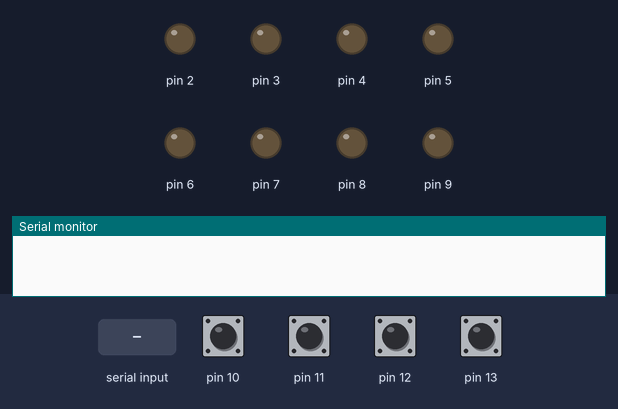
A sketch run on a simulated Arduino Uno, built with avr-gcc and run on an emulated ATmega328P. Parts: output pins drawn as LEDs (lit = HIGH), the last lines printed to the serial monitor. Inputs (shaded band) come from the test bench; at power-on: pin 10–13 HIGH.

Above: at 1.2 s.
1.3 s: "A" received over Serial
At 2.5 s:
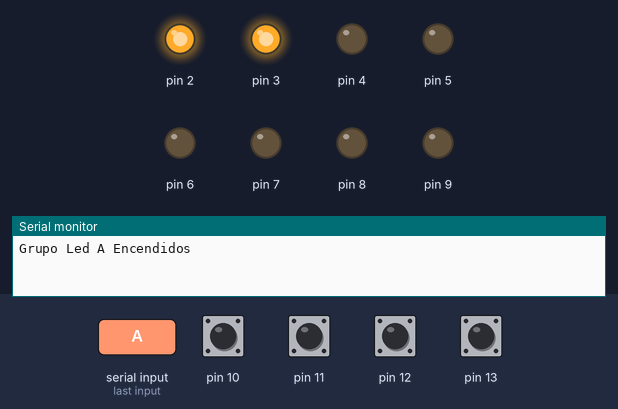
2.8 s: "B" received over Serial
At 3.9 s:
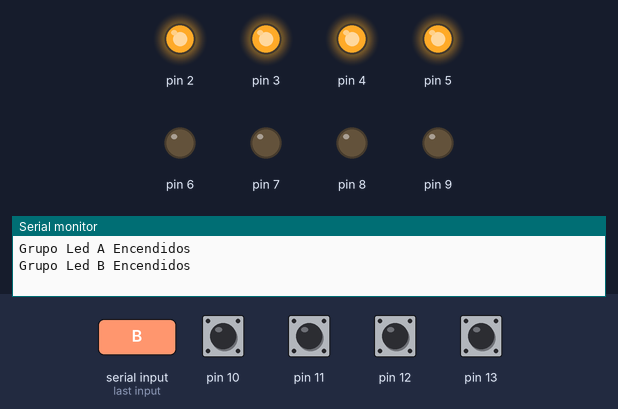
4.3 s: "C" received over Serial
At 5.0 s:
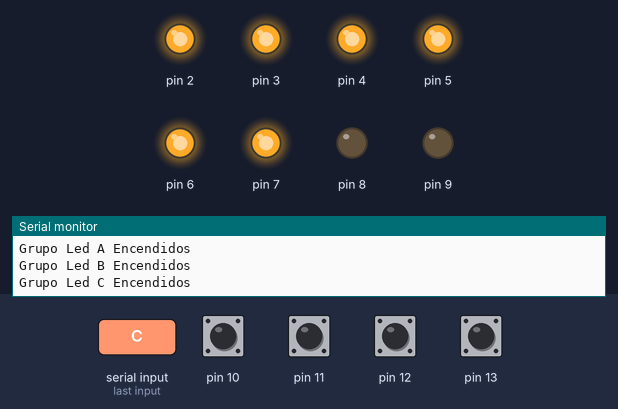
5.8 s: "D" received over Serial
At 6.2 s:
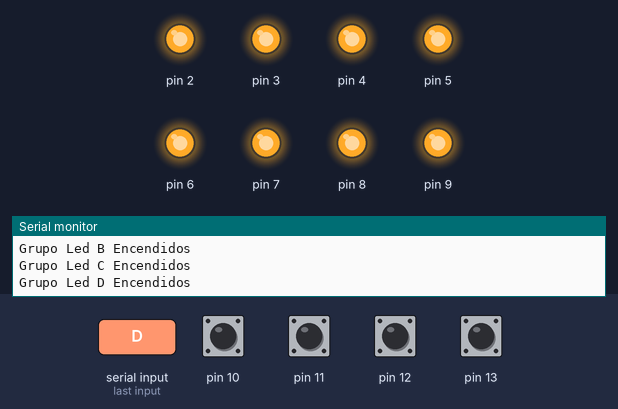
7.3 s: "E" received over Serial
At 8.5 s:
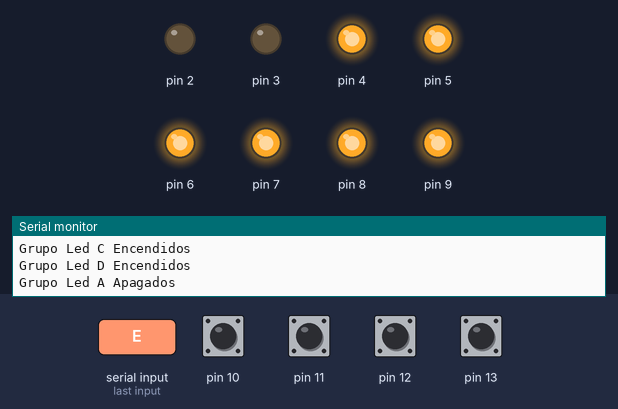
8.8 s: "F" received over Serial
At 9.6 s:
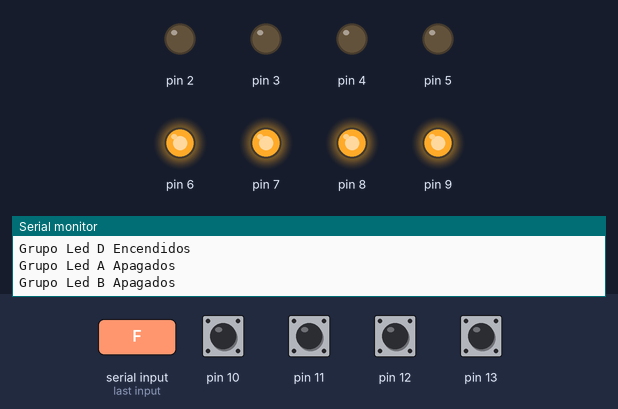
Timing chart, 0 to 11.3 s (numbered marks = the images above; inputs shaded):
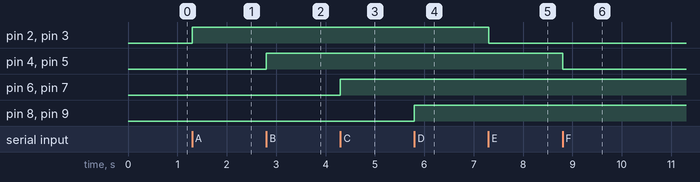

The sketch:

Lab6.ino
```cpp
void setup() {
  pinMode(2, OUTPUT);
  pinMode(3, OUTPUT);
  pinMode(4, OUTPUT);
  pinMode(5, OUTPUT);
  pinMode(6, OUTPUT);
  pinMode(7, OUTPUT);
  pinMode(8, OUTPUT);
  pinMode(9, OUTPUT);

  pinMode(10, INPUT_PULLUP);
  pinMode(11, INPUT_PULLUP);
  pinMode(12, INPUT_PULLUP);
  pinMode(13, INPUT_PULLUP);
  Serial.begin(9600);
}

void loop() {
  if (Serial.available() > 0) {
    char estadoMonitor = Serial.read();
    if (estadoMonitor == 'A') {
      digitalWrite(2, HIGH);
      digitalWrite(3, HIGH);
      Serial.println("Grupo Led A Encendidos");
    } else if (estadoMonitor == 'B') {
      digitalWrite(4, HIGH);
      digitalWrite(5, HIGH);
      Serial.println("Grupo Led B Encendidos");
    } else if (estadoMonitor == 'C') {
      digitalWrite(6, HIGH);
      digitalWrite(7, HIGH);
      Serial.println("Grupo Led C Encendidos");
    } else if (estadoMonitor == 'D') {
      digitalWrite(8, HIGH);
      digitalWrite(9, HIGH);
      Serial.println("Grupo Led D Encendidos");
    } else if (estadoMonitor == 'E') {
      digitalWrite(2, LOW);
      digitalWrite(3, LOW);
      Serial.println("Grupo Led A Apagados");
    } else if (estadoMonitor == 'F') {
      digitalWrite(4, LOW);
      digitalWrite(5, LOW);
      Serial.println("Grupo Led B Apagados");
    } else if (estadoMonitor == 'G') {
      digitalWrite(6, LOW);
      digitalWrite(7, LOW);
      Serial.println("Grupo Led C Apagados");
    } else if (estadoMonitor == 'H') {
      digitalWrite(8, LOW);
      digitalWrite(9, LOW);
      Serial.println("Grupo Led D Apagados");
    }
  } else if (digitalRead(10) == LOW) {
    Serial.write('A');
    delay(100);
  } else if (digitalRead(11) == LOW) {
    Serial.write('B');
    delay(100);
  } else if (digitalRead(12) == LOW) {
    Serial.write('C');
    delay(100);
  } else if (digitalRead(13) == LOW) {
    Serial.write('D');
    delay(100);
  }
}
```

Measured:
- after the input at 1.3 s, pin 2, pin 3: LOW → HIGH at once
- after the input at 2.8 s, pin 4, pin 5: LOW → HIGH at once
- after the input at 4.3 s, pin 6, pin 7: LOW → HIGH at once
- after the input at 5.8 s, pin 8, pin 9: LOW → HIGH at once
- after the input at 7.3 s, pin 2, pin 3: HIGH → LOW at once
- after the input at 8.8 s, pin 4, pin 5: HIGH → LOW at once
